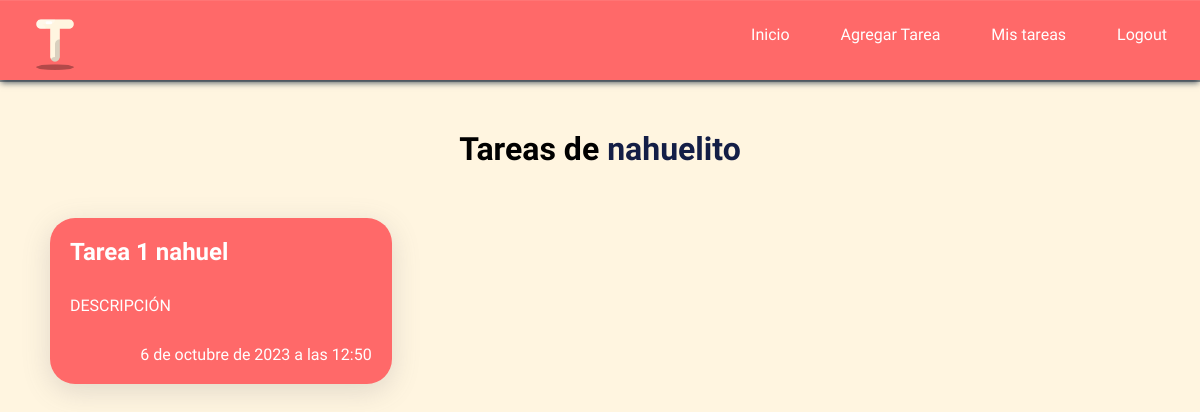
/mis/tareas (signed in), run on an earlier commit of the app's database.
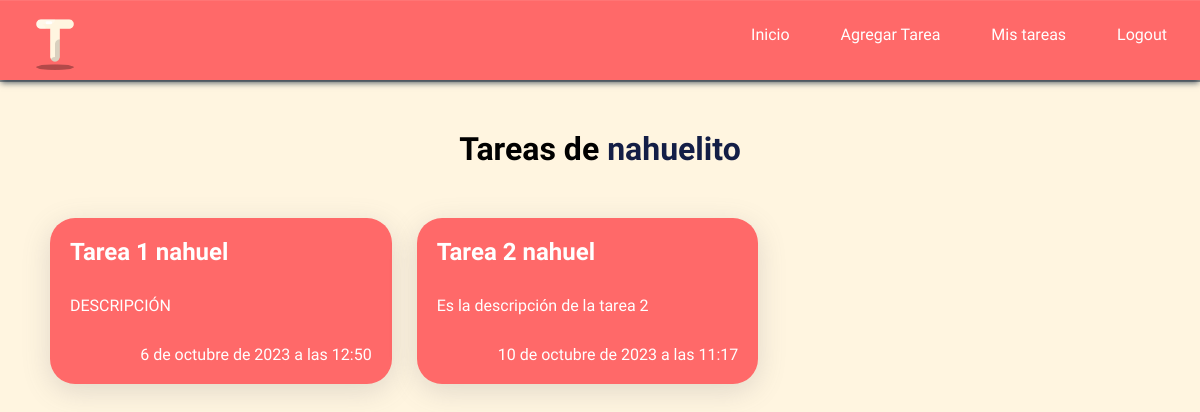
And on a later commit of the database.
### registro_tareas/models.py (models this page shows, shortened)
class Tarea(models.Model):
    titulo = models.CharField(max_length=200)
    descripcion = models.TextField()
    fecha_creacion = models.DateTimeField(auto_now_add=True)
    user = models.ForeignKey(User, on_delete=models.CASCADE)

### registro_tareas/views.py (the view)
# urls.py: path('mis/tareas', views.leer, name='leer')
@login_required
def leer(request):
    usuario = request.user
    tareas = Tarea.objects.filter(user=usuario)
    return render(request, 'paginas/mis_tareas.html', {
        'tareas' : tareas,
        'usuario' : usuario,
    })

### templates/paginas/mis_tareas.html (shortened to what this page needs)
{% extends 'index.html' %}
{% block content %}
<main>
    <h1>Tareas de <span id="span-usuario">{{usuario}}</span></h1>
    <section class="container-tareas">
        {% for tarea in tareas %}
        <div class="card-tarea">
            <h3>{{ tarea.titulo }}</h3>
            <p class="parrafo-descripcion">{{ tarea.descripcion }}</p>
            <p class="parrafo-fecha">{{ tarea.fecha_creacion }}</p>
        </div>
        {% empty %}
        <h3>Aún no creaste tareas, crea una!</h3>
        {% endfor %}
    </section>
</main>
{% endblock %}

What changed in the data, as far as the page shows it:
added Tarea: titulo "Tarea 2 nahuel", descripcion "Es la descripción de la tarea 2", fecha_creacion "10 de octubre de 2023 a las 11:17"
